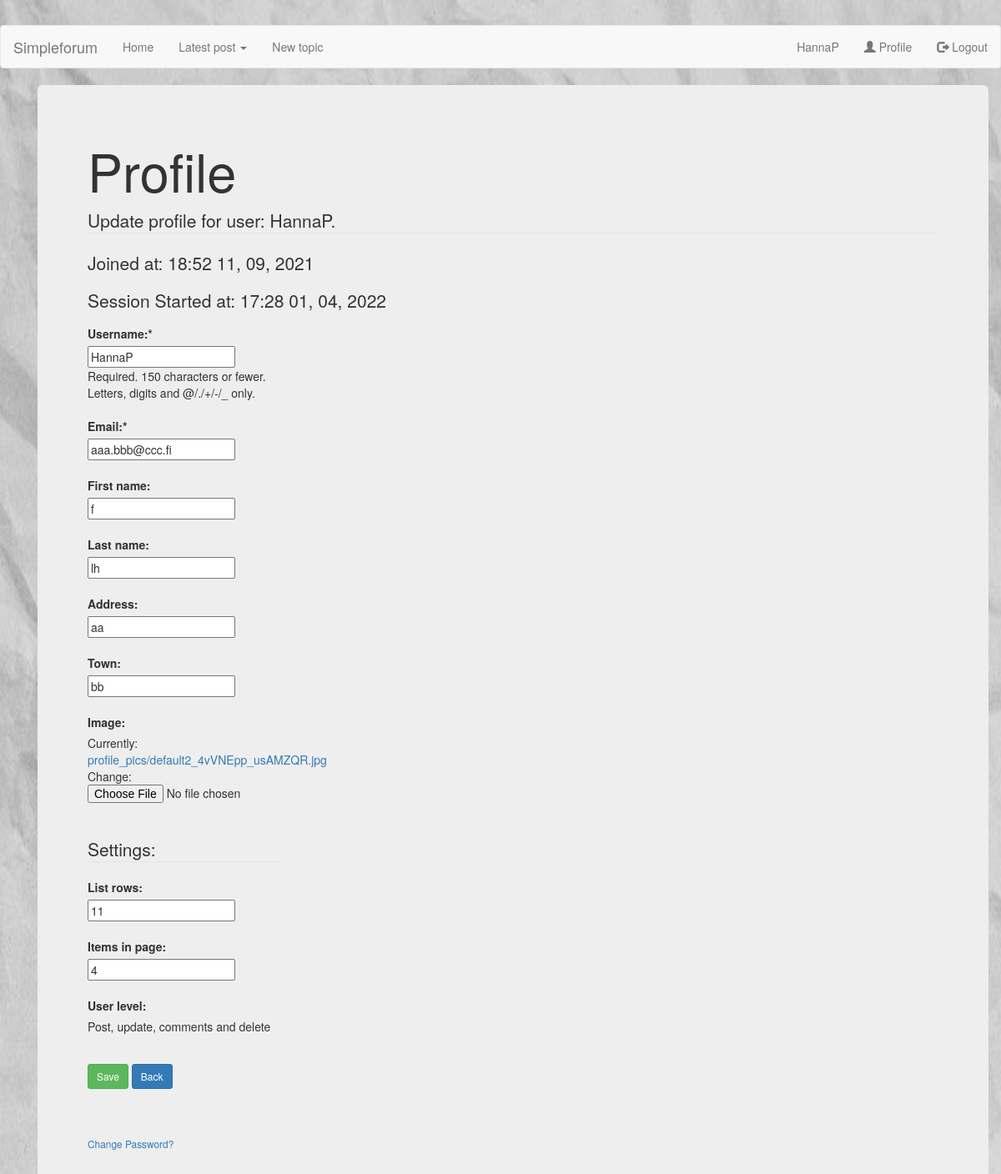
The page /profile/ (signed in) on the database as committed earlier.
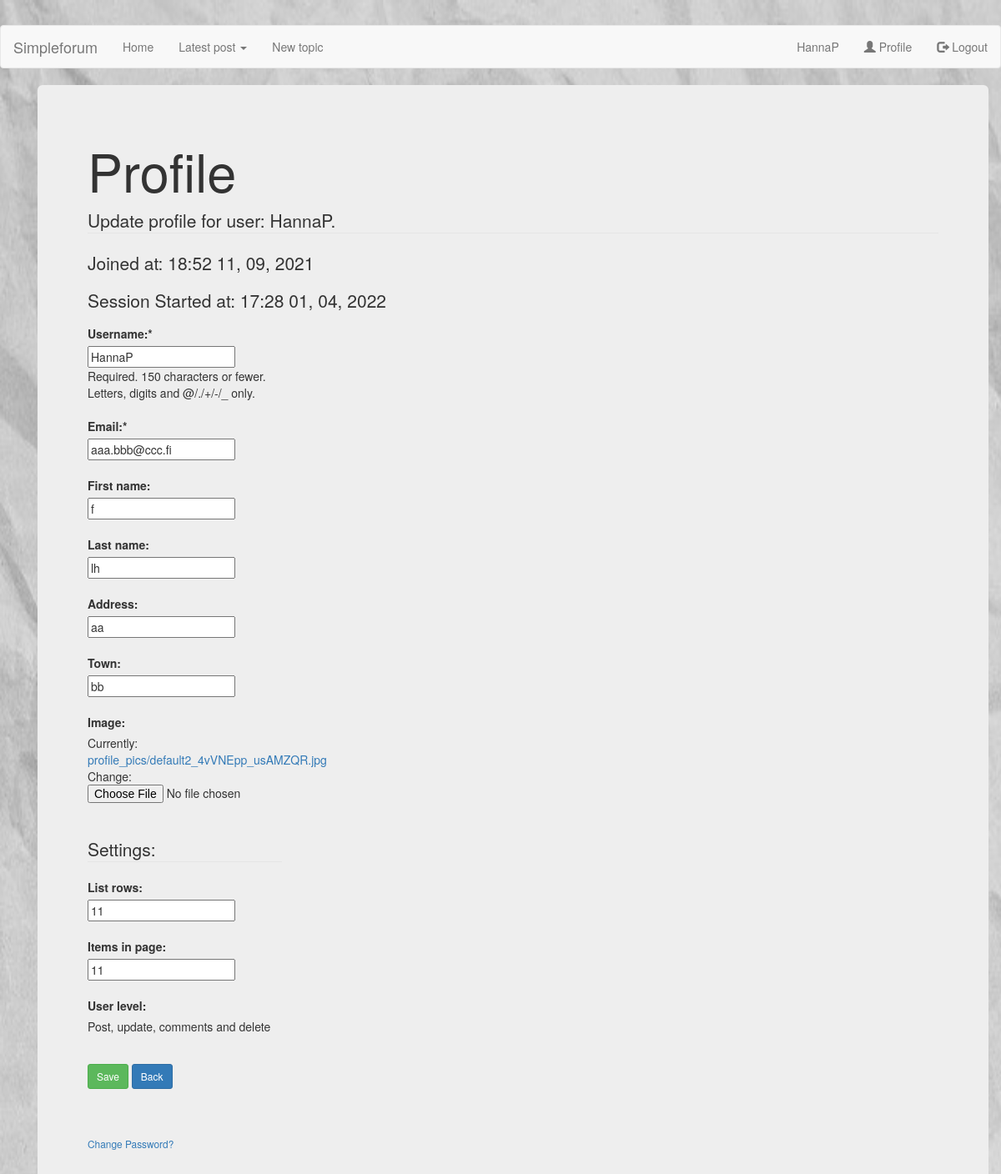
The same page on the database as committed later.
### users/models.py (models this page shows, shortened)
class Profile(models.Model):
    user = models.OneToOneField(User, on_delete=models.CASCADE)
    club = models.CharField(max_length=200, blank=True)
    call = models.CharField(max_length=200, blank=True)
    qth = models.CharField(max_length=200, blank=True)
    address = models.CharField(max_length=200, blank=True)
    town = models.CharField(max_length=200, blank=True)
    country = models.CharField(max_length=200, blank=True)
    user_level= models.PositiveIntegerField(default=10)
    list_rows= models.PositiveIntegerField(default=10)
    items_in_page= models.PositiveIntegerField(default=10)
    image = models.ImageField(default='default.jpg', upload_to='profile_pics')

### users/views.py (the view)
# urls.py: path('profile/', user_views.profile, name='profile'),
@login_required
def profile(request):
    if request.method == 'POST':
        u_form = UserUpdateForm(request.POST, instance=request.user)
        p_form = ProfileUpdateForm(request.POST,
                                    request.FILES, # For Profile Pic
                                    instance=request.user.profile)
        if u_form.is_valid() and p_form.is_valid():
            u_form.save()
            p_form.save()
            messages.success(request, f'Your account has been updated!')
            return redirect('forum-home')
    else:
        user_level_int = request.user.profile.user_level
        if user_level_int > 4:
            user_level_tmp = 'Post, update, comments and delete'
        elif user_level_int > 3:
            user_level_tmp = 'Post, update and comments'
        else:
            user_level_tmp = 'Read only'
        u_form = UserUpdateForm(instance=request.user)
        p_form = ProfileUpdateForm(instance=request.user.profile)
    context = {
        'form': u_form,
        'p_form': p_form,
        'title': 'profile',
        'user_level': user_level_tmp
    }
    return render(request, 'users/profile.html', context)

### users/forms.py
class UserUpdateForm(forms.ModelForm):
    email = forms.EmailField()
    class Meta:
        model = User
        fields = ['username', 'first_name', 'last_name', 'email']

class ProfileUpdateForm(forms.ModelForm):
    class Meta:
        model = Profile
        fields = ['list_rows', 'items_in_page', 'address', 'town', 'image']

### users/templates/users/profile.html (shortened to what this page needs)
{% extends "forum/base.html" %}
{% block content %}
<div class="container">
	<div class="jumbotron">
		<h1>Profile</h1>
		<form method="POST" enctype="multipart/form-data">
			<fieldset class="form-group">
				<legend class="border-bottom mb-4">Update profile for user: {{ user }}.</legend>
				<p>Joined at: {{ user.date_joined |date:"H:i d, m, Y"}}</p>
				<p>Session Started at: {{ user.last_login |date:"H:i d, m, Y" }}</p>
				<div class="row">
					<div class="col-sm-3">
						<label>Username:*</label><br>
						{{ form.username }}
						{{ form.username.help_text }}
						{{ form.username.errors }} <br><br>
						<label>Email:*</label><br>
						{{ form.email }}
						{{ form.email.errors }} <br><br>
						<label>First name:</label><br>
						{{ form.first_name }}<br><br>
						<label>Last name:</label><br>
						{{ form.last_name }}<br><br>
						<label>Address:</label><br>
						{{ p_form.address }}<br><br>
						<label>Town:</label><br>
						{{ p_form.town }}<br><br>
						<label>Image:</label><br>
						{{ p_form.image }}<br><br>
						<legend class="border-bottom mb-4">Settings:</legend>
						<label>List rows:</label><br>
						{{ p_form.list_rows }}<br><br>
						<label>Items in page:</label><br>
						{{ p_form.items_in_page }}<br><br>
						<label>User level:</label><br>
						{{ user_level }}<br><br>
					</div>
				</div>
			</fieldset>
			<div class="form-group">
				<button class="btn btn-success btn-sm mt-1 mb-1" type="submit">Save</button>
				<a class="btn btn-primary btn-sm mt-1 mb-1" href="javascript:history.go(-1)">Back</a>
			</div>
			<br><br>
			<small class="text-muted ml-2">
				<a href="{% url 'change_password' %}">Change Password?</a>
			</small>
		</form>
	</div>
</div>
{% endblock content %}

Rows that differ between the two databases and show on the page:
changed Profile "aa": items_in_page "4" → "11"
